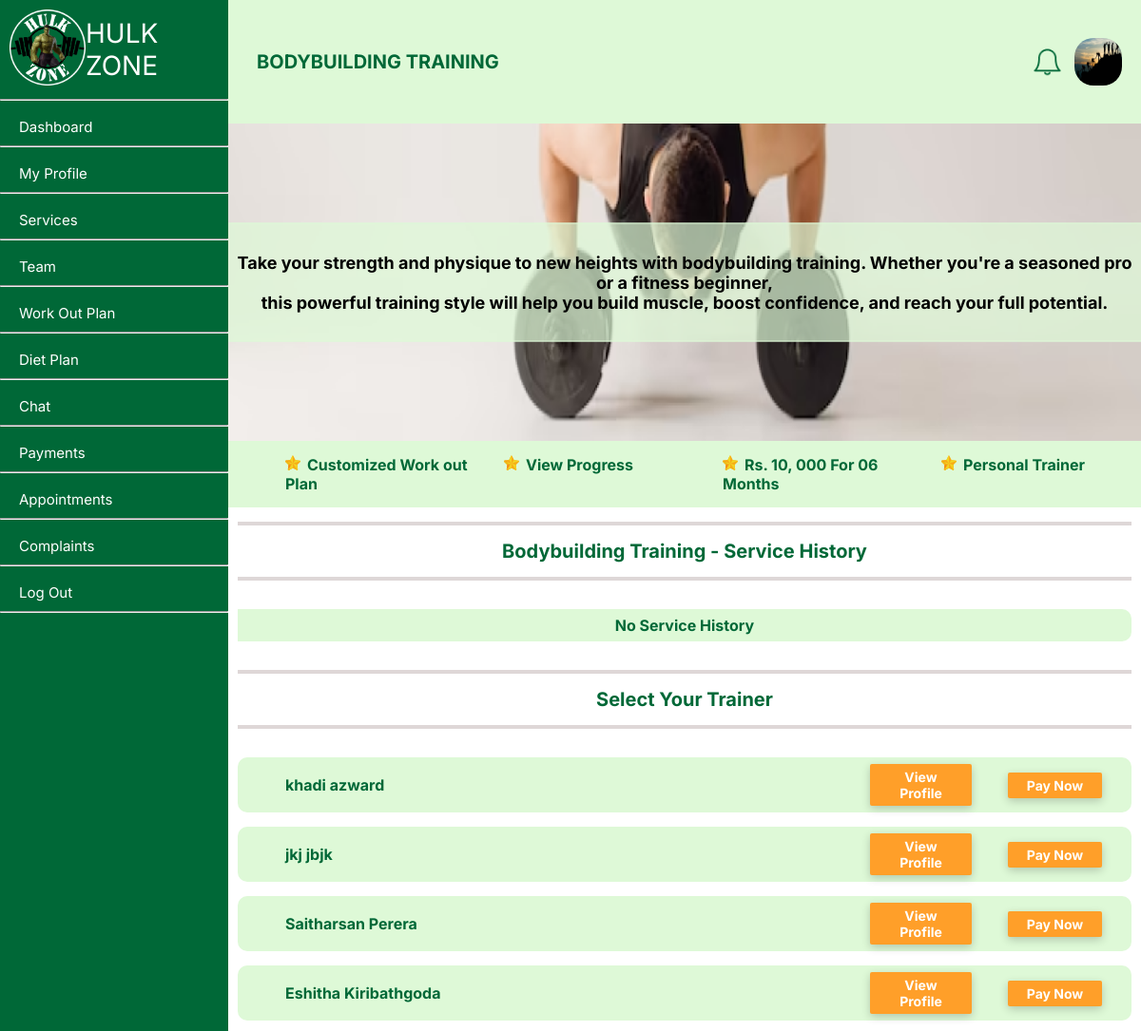
Screenshot of /member/bodybuilding.php (signed in) with the database file from the repository.
### tables this page shows
CREATE TABLE `user` (
  `userID` int NOT NULL,
  `fName` text NOT NULL,
  `lName` text NOT NULL,
  `NIC` text NOT NULL,
  `gender` varchar(50) NOT NULL,
  `profilePhoto` text,
  `dateOfBirth` date NOT NULL,
  `roles` int NOT NULL,
  `statuses` int NOT NULL,
  `contactNumber` int NOT NULL,
  `streetNumber` varchar(255) DEFAULT NULL,
  `addressLine01` text,
  `addressLine02` text,
  `city` text,
  `pw` varchar(255) NOT NULL,
  `created_at` date NOT NULL,
  `email` varchar(50) NOT NULL
);

CREATE TABLE `employeeservice` (
  `serviceID` int NOT NULL,
  `employeeID` int NOT NULL
);

### member/setProfilePic.php (called while the page is built)
<?php
$query = "SELECT * from user where userID = " . $_SESSION['userID'];
    $result = mysqli_query($conn, $query);
    $query1 = "SELECT * from member where userID = " . $_SESSION['userID'];
    $result1 = mysqli_query($conn, $query1);
    if (mysqli_num_rows($result) == 1 && mysqli_num_rows($result1) == 1) {
        $row = mysqli_fetch_assoc($result);
        $row1 = mysqli_fetch_assoc($result1);
    } else {
        echo '<script> window.alert("Error receiving data!");</script>';
    }
    if(isset($row['profilePhoto']) && $row['profilePhoto'] != NULL){
        $profilePictureLink = $row['profilePhoto'];
    }else{
        $profilePictureLink = '../profileImages/default.png';
    }
?>

### member/bodybuilding.php (the view, shortened to what this page needs)
<?php
include '../connect.php';
?>
<?php
    include("setProfilePic.php");
?>
<!DOCTYPE html>
<html lang="en">
<head>
    <link rel="stylesheet" type="text/css" href="../member/style/gen.css">
    <link rel="stylesheet" type="text/css" href="../member/style/servicepage.css">
    <link rel="stylesheet" href="https://cdnjs.cloudflare.com/ajax/libs/font-awesome/5.15.3/css/all.min.css">
</head>
<body>
    <div class="container">
        <div class = "nav-bar">
            <?php
                include("navBar.php");
            ?>
        <div class="body">
            <div class = "header">
                <div class="left">
                    BODYBUILDING TRAINING
                </div>
                <div class="right">
                    <div class="notification-bell">
                        <?php include("notifications.php"); ?>
                    </div>
                    <img src="<?php echo $profilePictureLink; ?>" alt="dp" width="50px" height="50px" style="border-radius: 20px;">
                </div>
            </div>
            <div class="content">
                <div class="row">
                        <div class="topic">
                        Take your strength and physique to new heights with bodybuilding training. Whether you're a seasoned pro or a fitness beginner,<br> this powerful training style will help you build muscle, boost confidence, and reach your full potential.
                        </div>
                        <img src="../member/images/bodybuildingpage.png" width= "100%" height="100%">
                </div>
                <div class="row-two">
                    <div class="sub-topic">
                        <div class="row-two" style="margin-left:40px;">
                            <div class="col"><li>Customized Work out Plan</li></div>
                            <div class="col"><li>View Progress</li></div>
                            <div class="col"><li>Rs. 10, 000 For  06 Months</li></div>
                            <div class="col"><li>Personal Trainer</li></div>
                        </div>
                    </div>
                </div>
                <hr class="hr-heading">
                    <div class="row-two" style="font-size:20px;">Bodybuilding Training - Service History</div>
                <hr class="hr-heading">
                <div class="row-two" style="margin-left: 10px; margin-right: 10px;">
                        <?php
                            $serviceID = 2;
                            $memberID = $row1['memberID'];
                            $sql6 = "SELECT * FROM `servicecharge` where memberID = $memberID AND serviceID = $serviceID";
                            $result6 = mysqli_query($conn, $sql6);
                            if ($result6 && mysqli_num_rows($result6) > 0) {
                                echo '<table>';
                                while ($row6 = mysqli_fetch_assoc($result6)) {
                                    $employeeID = $row6["employeeID"];
                                    $endDate = $row6["endDate"];
                                    $startDate = $row6["startDate"];
                                    $sql7 = "select * from employee where employeeID = $employeeID";
                                    $result7 = mysqli_query($conn, $sql7);
                                    $row7 = mysqli_fetch_assoc($result7);
                                    $userID = $row7["userID"];
                                    $avgRating = $row7['avgRating'];
                                    $stars = '';
                                    for ($i = 1; $i <= 5; $i++) {
                                        if ($i <= round($avgRating)) {
                                            $stars .= '<span class="fas fa-star" style="color: gold; font-size: 20px; display: inline-block;"></span>';
                                        } else {
                                            $stars .= '<span class="far fa-star" style="color: gold; font-size: 20px;display: inline-block;"></span>';
                                        }
                                    }
                                    $sql8 = "select * from user where userID = $userID";
                                    $result8 = mysqli_query($conn, $sql8);
                                    $row8 = mysqli_fetch_assoc($result8);
                                    if ($endDate <= date('Y-m-d H:i:s') && $row6['rate'] == 0) {
                                        $rate_button_enabled = true;
                                    }else{
                                        $rate_button_enabled = false;
                                    }
                                    $field1name = $row8["fName"] . " " . $row8["lName"];
                                    $field4name = date('Y.m.d', strtotime($startDate)) . ' - ' . date('Y.m.d', strtotime($endDate));
                                    $field2name = $stars;
                                    $field3name = '<button onclick="openForm()"' . ($rate_button_enabled ? '' : 'disabled') . '>Rate Now</button>';
                                    if($rate_button_enabled){
                                        echo '
                                            <div id="myForm" class="form-popup">
                                                <form action="../member/rate.php" class="form-container" method="post">
                                                    <h3>Rate This Service</h3>
                                                    <p>Select a rating:</p>
                                                    <div id="rating_stars">
                                                        <span class="far fa-star" data-rating="1"></span>
                                                        <span class="far fa-star" data-rating="2"></span>
                                                        <span class="far fa-star" data-rating="3"></span>
                                                        <span class="far fa-star" data-rating="4"></span>
                                                        <span class="far fa-star" data-rating="5"></span>
                                                        <input type="hidden" name="rating">
                                                    </div>
                                                    <br>
                                                    <input type="hidden" name="employeeID" value="' . $employeeID . '">
                                                    <input type="hidden" name="serviceID" value="' . $serviceID . '">
                                                    <input type="hidden" name="memberID" value="' . $memberID . '">
                                                    <input type="hidden" name="paymentID" value="' . $row6['paymentID'] . '">
                                                    <button type="submit">Rate</button>
                                                    <button type="button" class="cancel" onclick="closeForm()">Close</button>
                                                </form>
                                            </div>
                                            <script>
                                                function openForm() {
                                                document.getElementById("myForm").style.display = "block";
                                                }
                                                function closeForm() {
                                                document.getElementById("myForm").style.display = "none";
                                                }
                                                // Get all the star elements
                                                var stars = document.querySelectorAll("#rating_stars .fa-star");
                                                //storing last star
                                                var lastClickedStar = null;
                                                // Add a click event listener to each star
                                                stars.forEach(function(star) {
                                                    star.addEventListener("click", function() {
                                                        // Get the rating value
                                                        var rating = star.getAttribute("data-rating");
                                                        // Remove the "checked" class from all stars
                                                        stars.forEach(function(s) {
                                                        s.classList.remove("checked");
                                                        });
                                                        // Add the "checked" class to the clicked star and all previous stars
                                                        for (var i = 1; i <= rating; i++) {
                                                            stars[i - 1].classList.add("checked");
                                                        }
                                                        lastClickedStar = star;
                                                    });
                                                });
                                               // Get the submit button element
                                                var submitButton = document.querySelector("#myForm button[type=\"submit\"]");
                                                // Add a click event listener to the submit button
                                                submitButton.addEventListener("click", function() {
                                                    // Get the rating value
                                                    var rating = lastClickedStar.getAttribute("data-rating");
                                                    // Set the value of the hidden input field
                                                    document.querySelector("#myForm input[name=rating]").value = rating;
                                                });
                                            </script>
                                        ';
                                    }
                                    echo '<tr>
                                        <td style="text-align:left; padding-left: 50px; width:40%;">'.$field1name.'</td>
                                        <td style="text-align: right;  width:30%;">'.$field4name.'</td>
                                        <td style="text-align:right;">'.$field2name.'</td>
                                        <td>'.$field3name.'</td>
                                    </tr>';
                                }
                                echo '</table>';
                            } else {
                                echo '<table>
                                    <tr>
                                        <td style="width:100%;"> No Service History </td>
                                    </tr>
                                </table>';
                            }
                        ?>
                </div>
                <hr class="hr-heading">
                    <div class="row-two" style="font-size:20px;">Select Your Trainer</div>
                <hr class="hr-heading">
                <div class="row-two" style="margin-left: 10px; margin-right: 10px;">
                        <?php
                            $sql2 = "SELECT employeeID FROM `employeeservice` where serviceID = 2";
                            $result2 = mysqli_query($conn, $sql2);
                            if ($result2 && mysqli_num_rows($result2) > 0) {
                                echo '<table>';
                                while ($row2 = mysqli_fetch_assoc($result2)) {
                                    $employeeID = $row2["employeeID"];
                                    $sql3 = "select userID from employee where employeeID = $employeeID";
                                    $result3 = mysqli_query($conn, $sql3);
                                    $row3 = mysqli_fetch_assoc($result3);
                                    $userID = $row3["userID"];
                                    $sql4 = "select * from user where userID = $userID";
                                    $result4 = mysqli_query($conn, $sql4);
                                    $row4 = mysqli_fetch_assoc($result4);
                                    $field1name = $row4["fName"] . " " . $row4["lName"];
                                    $field2name ="<div><a href='employeeProfile.php?userID=$row3[userID]' class = 'button'>View Profile</a></div>";
                                    $sql5 = "SELECT * FROM servicecharge WHERE serviceID IN (1, 2, 4) AND endDate >= NOW()";
                                    $result5 = mysqli_query($conn, $sql5);
                                    $ongoingService = mysqli_num_rows($result5) > 0;
                                    if ($ongoingService) {
                                        $payNow = 'javascript:void(0);';
                                        $onclick = 'onclick="alert(\'You already have an ongoing service and cannot obtain another one until it ends.\'); return false;"';
                                    } else {
                                        $payNow = '../member/stripe/checkout.php?type='.$serviceID.'&amount=10000&employeeID='.$employeeID;
                                        $onclick = 'onclick="window.location.href=\''.$payNow.'\';"';
                                    }
                                    $field3name = '<a href="'.$payNow.'" class = "button" '.$onclick.'>Pay Now</a>';
                                    echo '<tr>
                                        <td style="text-align:left; padding-left: 50px;">'.$field1name.'</td>
                                        <td>'.$field2name.'</td>
                                        <td>'.$field3name.'</td>
                                    </tr>';
                                }
                                echo '</table>';
                            } else {
                                echo '<table>
                                    <tr>
                                        <td style=:"width:100%;"> Trainers Unavailable at the Moment </td>
                                    </tr>
                                </table>';
                            }
                        ?>
                </div>
            </div>
        </div>
</body>
</html>

### rows the page displays
user: profilePhoto (picture)
employeeservice: user.fName+lName "khadi azward"
employeeservice: user.fName+lName "jkj jbjk"
employeeservice: user.fName+lName "Saitharsan Perera"
employeeservice: user.fName+lName "Eshitha Kiribathgoda"
